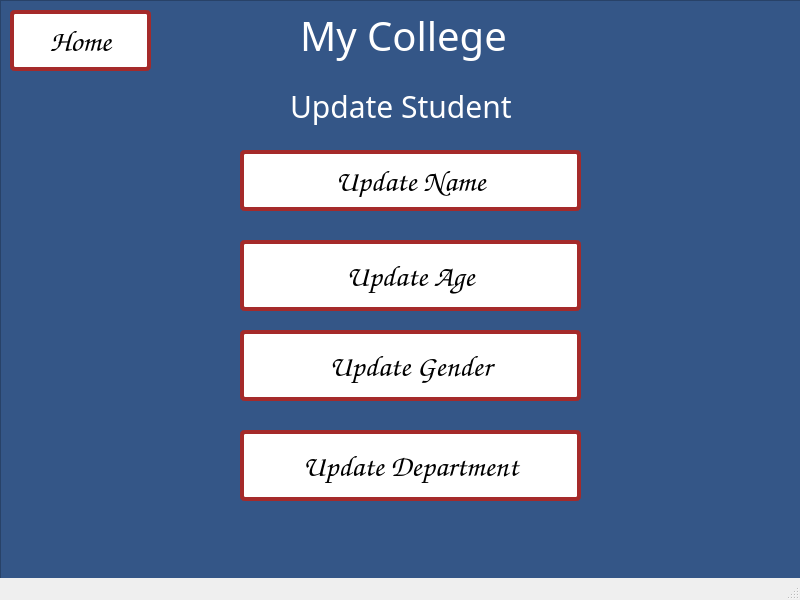
<?xml version="1.0" encoding="UTF-8"?>
<ui version="4.0">
 <class>MainWindow</class>
 <widget class="QMainWindow" name="MainWindow">
  <property name="geometry">
   <rect>
    <x>0</x>
    <y>0</y>
    <width>800</width>
    <height>600</height>
   </rect>
  </property>
  <property name="windowTitle">
   <string>MainWindow</string>
  </property>
  <widget class="QWidget" name="centralwidget">
   <widget class="QWidget" name="gridLayoutWidget">
    <property name="geometry">
     <rect>
      <x>0</x>
      <y>0</y>
      <width>801</width>
      <height>591</height>
     </rect>
    </property>
    <layout class="QGridLayout" name="gridLayout">
     <item row="0" column="0">
      <widget class="QFrame" name="frame">
       <property name="styleSheet">
        <string notr="true">
background-color: #345687;
</string>
       </property>
       <property name="frameShape">
        <enum>QFrame::StyledPanel</enum>
       </property>
       <property name="frameShadow">
        <enum>QFrame::Raised</enum>
       </property>
       <widget class="QLabel" name="label_4">
        <property name="geometry">
         <rect>
          <x>300</x>
          <y>10</y>
          <width>211</width>
          <height>51</height>
         </rect>
        </property>
        <property name="font">
         <font>
          <family>Papyrus</family>
          <pointsize>-1</pointsize>
         </font>
        </property>
        <property name="styleSheet">
         <string notr="true">font-size: 40px;
color: white;</string>
        </property>
        <property name="text">
         <string>My College</string>
        </property>
       </widget>
       <widget class="QPushButton" name="updateStudentOptionsPageUpdateNameButton">
        <property name="geometry">
         <rect>
          <x>240</x>
          <y>150</y>
          <width>341</width>
          <height>61</height>
         </rect>
        </property>
        <property name="font">
         <font>
          <family>Comic Sans MS</family>
          <pointsize>-1</pointsize>
          <underline>false</underline>
          <strikeout>false</strikeout>
         </font>
        </property>
        <property name="styleSheet">
         <string notr="true">background-color: white;
display: inline-block;
      padding: 10px 20px;
      font-size: 30px;
      text-align: center;
      text-decoration: none;
      cursor: pointer;
      border-radius: 5px;
      transition: background-color 0.3s ease;
 border: 4px solid brown;</string>
        </property>
        <property name="text">
         <string>Update Name</string>
        </property>
       </widget>
       <widget class="QPushButton" name="updateStudentOptionsPageUpdateAgeButton">
        <property name="geometry">
         <rect>
          <x>240</x>
          <y>240</y>
          <width>341</width>
          <height>71</height>
         </rect>
        </property>
        <property name="font">
         <font>
          <family>Comic Sans MS</family>
          <pointsize>-1</pointsize>
          <underline>false</underline>
          <strikeout>false</strikeout>
         </font>
        </property>
        <property name="styleSheet">
         <string notr="true">background-color: white;
display: inline-block;
      padding: 10px 20px;
      font-size: 30px;
      text-align: center;
      text-decoration: none;
      cursor: pointer;
      border-radius: 5px;
      transition: background-color 0.3s ease;
 border: 4px solid brown;</string>
        </property>
        <property name="text">
         <string>Update Age</string>
        </property>
       </widget>
       <widget class="QPushButton" name="updateStudentOptionsPageUpdateGenderButton">
        <property name="geometry">
         <rect>
          <x>240</x>
          <y>330</y>
          <width>341</width>
          <height>71</height>
         </rect>
        </property>
        <property name="font">
         <font>
          <family>Comic Sans MS</family>
          <pointsize>-1</pointsize>
          <underline>false</underline>
          <strikeout>false</strikeout>
         </font>
        </property>
        <property name="styleSheet">
         <string notr="true">background-color: white;
display: inline-block;
      padding: 10px 20px;
      font-size: 30px;
      text-align: center;
      text-decoration: none;
      cursor: pointer;
      border-radius: 5px;
      transition: background-color 0.3s ease;
 border: 4px solid brown;</string>
        </property>
        <property name="text">
         <string>Update Gender</string>
        </property>
       </widget>
       <widget class="QPushButton" name="updateStudentOptionsPageHomeButton">
        <property name="geometry">
         <rect>
          <x>10</x>
          <y>10</y>
          <width>141</width>
          <height>61</height>
         </rect>
        </property>
        <property name="font">
         <font>
          <family>Comic Sans MS</family>
          <pointsize>-1</pointsize>
          <underline>false</underline>
          <strikeout>false</strikeout>
         </font>
        </property>
        <property name="styleSheet">
         <string notr="true">background-color: white;
display: inline-block;
      padding: 10px 20px;
      font-size: 30px;
      text-align: center;
      text-decoration: none;
      cursor: pointer;
      border-radius: 5px;
      transition: background-color 0.3s ease;
 border: 4px solid brown;</string>
        </property>
        <property name="text">
         <string>Home</string>
        </property>
       </widget>
       <widget class="QLabel" name="label_5">
        <property name="geometry">
         <rect>
          <x>290</x>
          <y>80</y>
          <width>231</width>
          <height>51</height>
         </rect>
        </property>
        <property name="font">
         <font>
          <family>Papyrus</family>
          <pointsize>-1</pointsize>
         </font>
        </property>
        <property name="styleSheet">
         <string notr="true">font-size: 30px;
color: white;</string>
        </property>
        <property name="text">
         <string>Update Student</string>
        </property>
       </widget>
       <widget class="QPushButton" name="updateStudentOptionsPageUpdateDepartmentButton">
        <property name="geometry">
         <rect>
          <x>240</x>
          <y>430</y>
          <width>341</width>
          <height>71</height>
         </rect>
        </property>
        <property name="font">
         <font>
          <family>Comic Sans MS</family>
          <pointsize>-1</pointsize>
          <underline>false</underline>
          <strikeout>false</strikeout>
         </font>
        </property>
        <property name="styleSheet">
         <string notr="true">background-color: white;
display: inline-block;
      padding: 10px 20px;
      font-size: 30px;
      text-align: center;
      text-decoration: none;
      cursor: pointer;
      border-radius: 5px;
      transition: background-color 0.3s ease;
 border: 4px solid brown;</string>
        </property>
        <property name="text">
         <string>Update Department</string>
        </property>
       </widget>
      </widget>
     </item>
    </layout>
   </widget>
  </widget>
  <widget class="QStatusBar" name="statusbar"/>
 </widget>
 <resources/>
 <connections/>
</ui>
